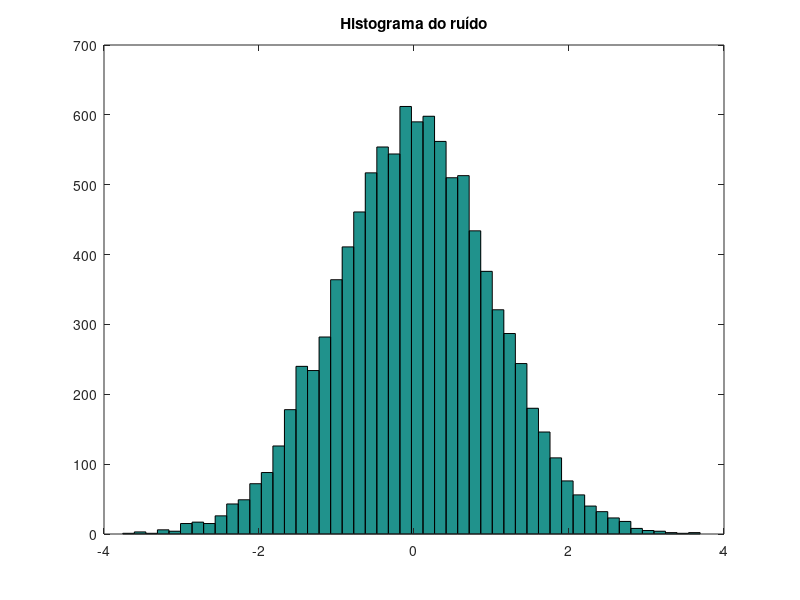
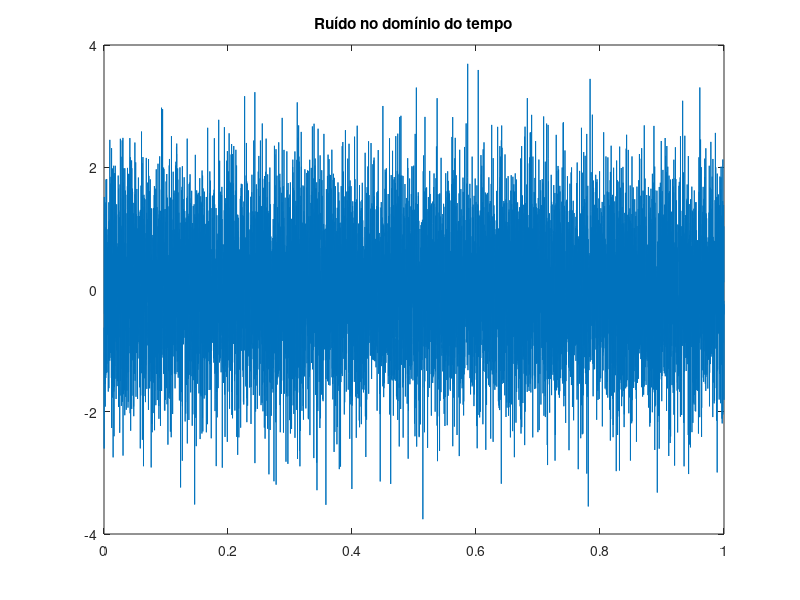
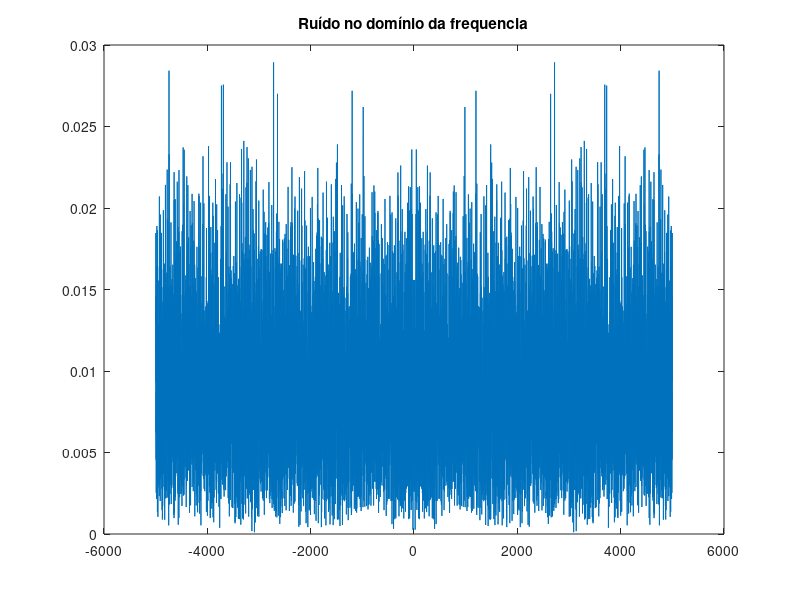
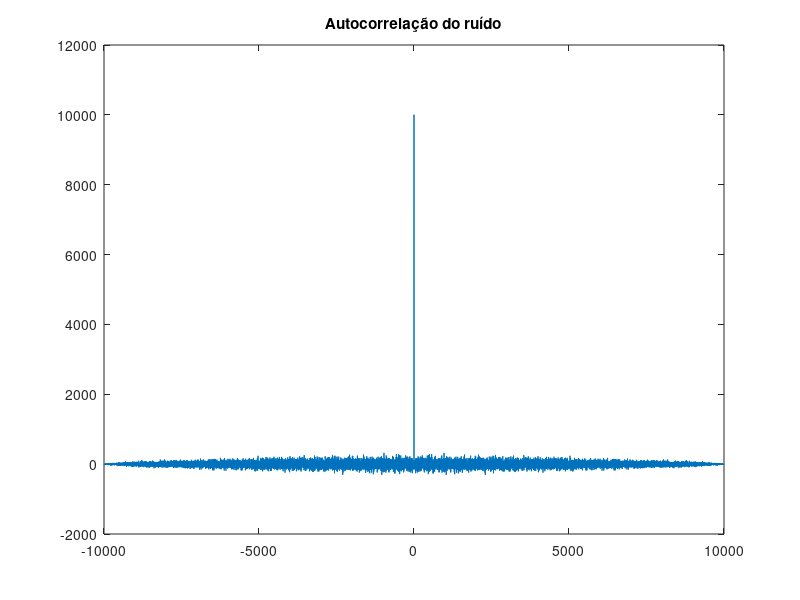

Source code (MATLAB) for these figures, in order:
# Laboratório 1 de Sistemas de Comunicação I
# Aluno: Gustavo Paulo

clear all;
clc;
close all;

fs = 10000;

# Exercício 1
ruido = randn(1, fs);

# Exercício 2
figure (1)
hist(ruido, bins=50)
title ('Histograma do ruído')
t = [1/fs : 1/fs : 1];

# Exercício 3
### Domínio do tempo
figure (2)
plot (t, ruido)
title ('Ruído no domínio do tempo')

### Domínio da frequência
fs = 10000;
aux = -fs/2 + 1;
aux2 = fs/2;
f = [aux : 1 : aux2];
Ruido_f=fft (ruido) /length(ruido);
Ruido_f = fftshift (Ruido_f);
figure (3)
plot (f, abs(Ruido_f))
title ('Ruído no domínio da frequencia')

# Exercício 4
aux = -fs+1;
aux2 = fs-1;
t2=[aux : 1 : aux2];
figure (4)
plot (t2 , xcorr(ruido))
title ('Autocorrelação do ruído')

# Exercício 5
filtro = fir1 (50,(1000*2)/fs);
figure (5)
freqz(filtro)
title ('Resposta em frequência do filtro')

# Exercício 6
### Domínio do tempo
saida_t = filter ( filtro ,1, ruido) ;
figure (6)
plot ( t ,saida_t)
title ('Ruído filtrado no tempo')

### Domínio da frequência
saida_f = fft (saida_t) / length(saida_t) ;
saida_f = fftshift (saida_f) ;
figure (7)
plot (f, abs(saida_f))
title ('Ruído filtrado na frequência')

### Histograma final
figure(8)
hist(saida_t, bins=50)
title('Histograma do sinal filtrado')
